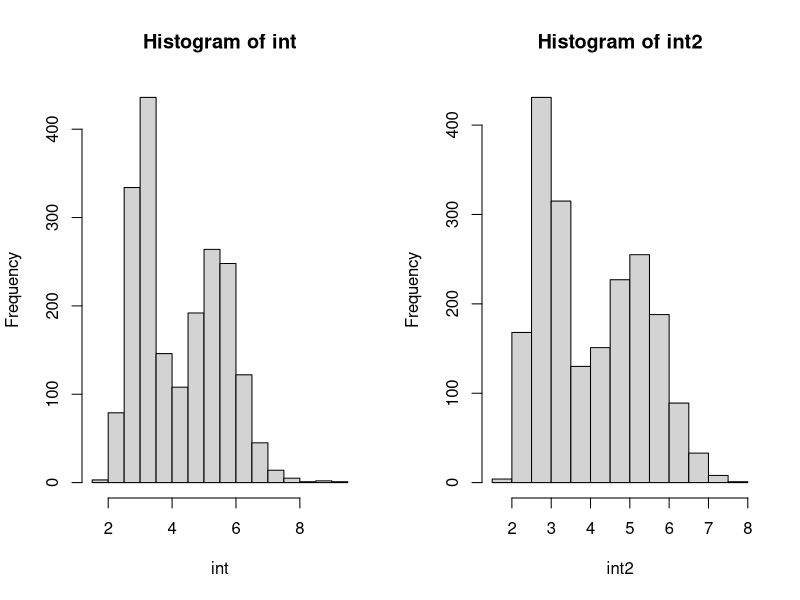
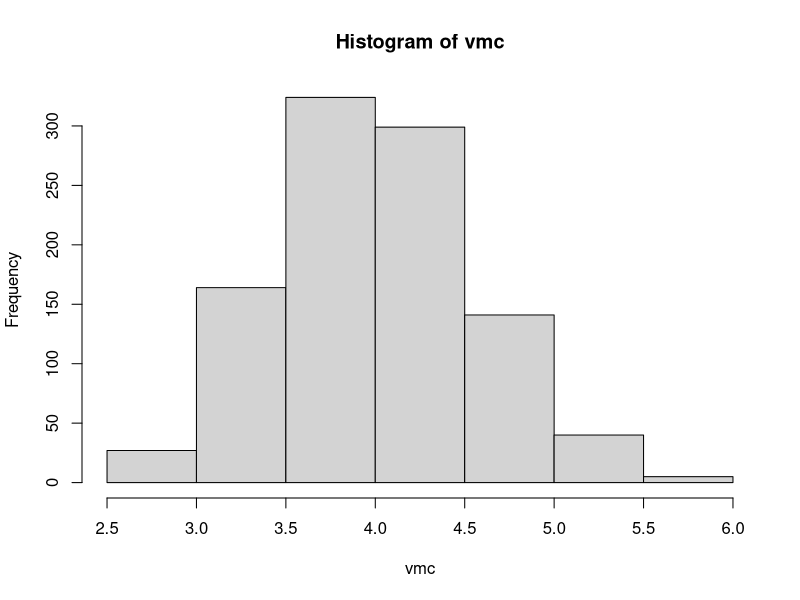
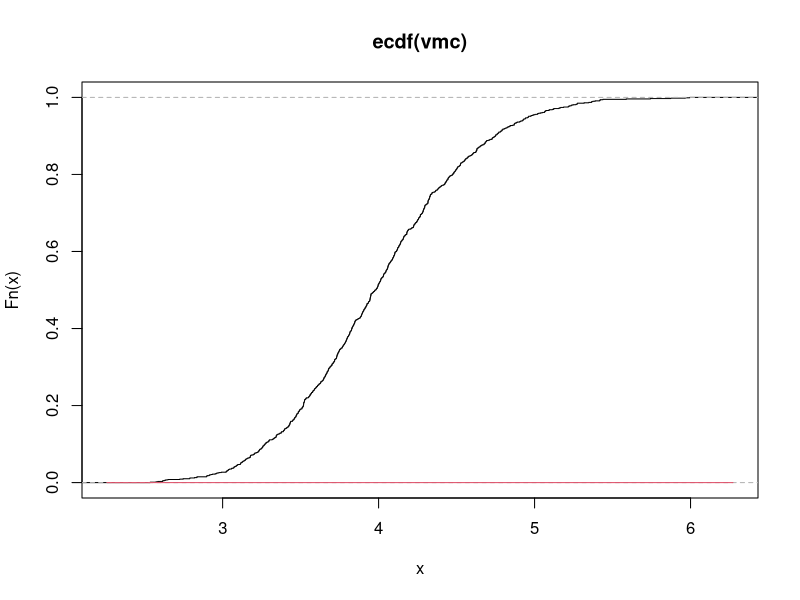
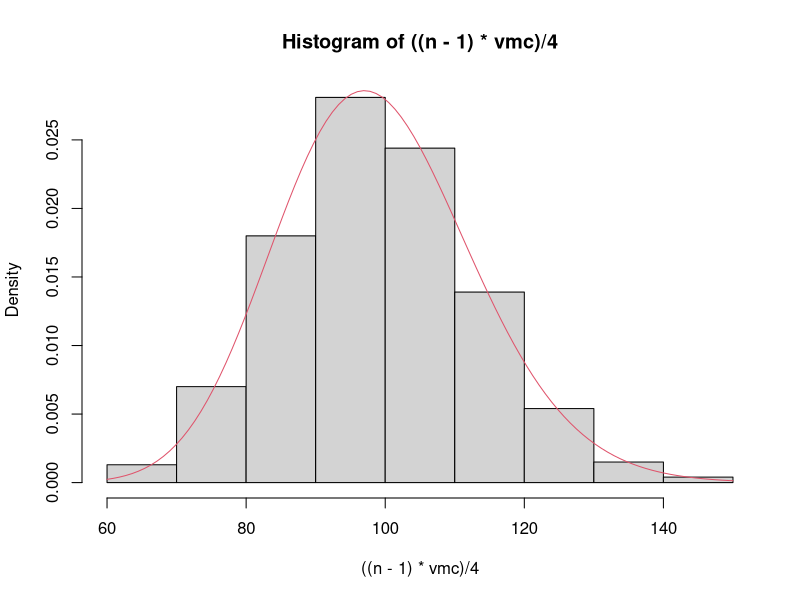
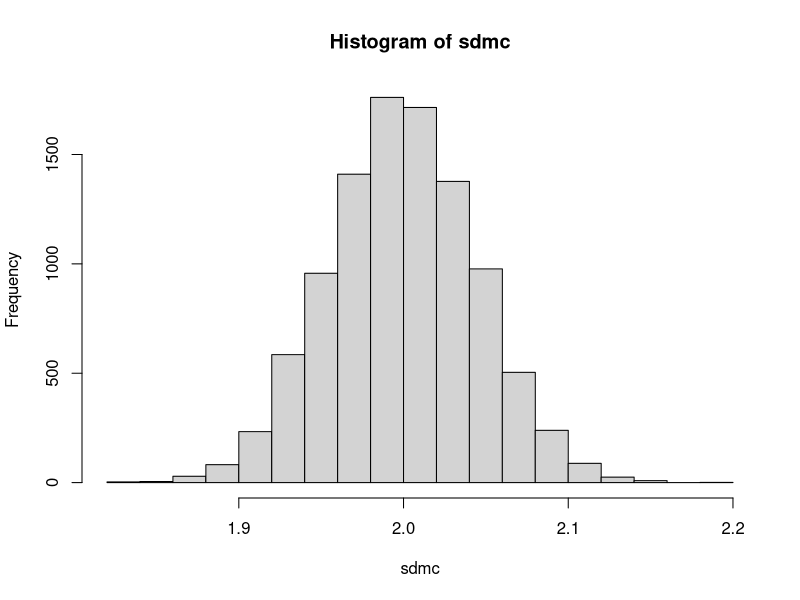

Write R code to recreate these figures, in order.
##======================================================================
## Variâncias de estimadores pontuais
##======================================================================

## ----- simula --------------------------------------------------------
n <- 100
mu <- 12
sigma <- 2
set.seed(123)
x <- rnorm(n, mu, sigma)

## ----- pontuais ------------------------------------------------------
(mx <- mean(x))
(vx <- var(x))
(sdx <- sd(x))

## ----- assintot ------------------------------------------------------
MASS::fitdistr(x, "normal")

## ----- varmedia ------------------------------------------------------
(vm <- vx/n)
(epm <- sdx/sqrt(n))
2/sqrt(n)

## ----- resmedia ------------------------------------------------------
c(mx, epm)

## ----- varvar --------------------------------------------------------
vx
(vv <- (2*vx^2)/(n-1))
(epv <- vx * sqrt(2/(n-1))) # ou sqrt(vv)

## ---- varsd ----------------------------------------------------------
sdx
(vsdx <- (2*sdx^4)/(4*sdx^2*(n-1)))
## (1/(2*sdx))^2 * vv
(epsdx <- sqrt(vsdx))

## ----- resfinal ------------------------------------------------------
MASS::fitdistr(x, "normal")
matrix(c(mx, epm, sdx, epsdx), ncol = 2)

## ----- vies ----------------------------------------------------------

## Corrige vies da estimativa de MV
1.8164807^2 * (n/(n-1))
sqrt(1.8164807^2 * (n/(n-1)))
## Adicoina viés na variância amostral
var(x) * ((n-1)/n)
sqrt(var(x) * ((n-1)/n))

## ----- simula --------------------------------------------------------
n <- 100
mu <- 12
sigma <- 2
set.seed(123)
x <- rnorm(n, mu, sigma)

## Quantis da qui-quadrado
q1 <- qchisq(.025, df = n-1)
q2 <- qchisq(.975, df = n-1)
## Intervalo de 95%
((n-1) * vx)/c(q2,q1)
## Estimativa pontual
vx
(vv <- (2*vx^2)/(n-1))
(2 * sigma^4)/(n - 1)

vx + 1.96 * epv * c(-1,1)

## Transformation invariance
sqrt(((n-1) * vx)/c(q2,q1))
sdx

int <- replicate(1000, expr = {
    x <- rnorm(n, mu, sigma)
    ((n-1) * var(x))/c(q2,q1)
})
int <- t(int)

apply(int, 1, function(x) int[x, 1] < 4 & int[x, 2] > 4)

sum(int[, 1] < 4 & int[, 2] > 4)
sum(int[, 1] < 4 & int[, 2] > 4)/1000

int2 <- replicate(1000, expr = {
    x <- rnorm(n, mu, sigma)
    var(x) + 1.96 * (var(x) * sqrt(2/(n-1))) * c(-1,1)
})
int2 <- t(int2)

sum(int[, 1] < 4 & int[, 2] > 4)/1000
sum(int2[, 1] < 4 & int2[, 2] > 4)/1000

par(mfrow = c(1, 2))
hist(int)
hist(int2)
par(mfrow = c(1, 1))

vmc <- replicate(1000, expr = {
    x <- rnorm(n, mu, sigma)
    var(x)
})
hist(vmc)
quantile(vmc, probs = c(.275, .975))
mean(vmc)

plot(ecdf(vmc))
curve(pchisq(x, n - 1), add = TRUE, col = 2)

hist(((n - 1) * vmc)/4, freq = F)
curve(dchisq(x, n - 1), add = TRUE, col = 2)

sdmc <- replicate(10000, expr = {
    x <- rnorm(1000, mu, sigma)
    sd(x)
})
hist(sdmc)
quantile(sdmc, probs = c(.275, .975))
mean(sdmc)
sd(sdmc)
sd(sdmc)/sqrt(1000)

## Transformation invariance
sqrt(((n-1) * vx)/c(q2,q1))
sdx
sqrt(vx + 1.96 * epv * c(-1,1))



MASS::fitdistr(x, "normal")



## ----- geral ---------------------------------------------------------

## Função densidade da normal
fn <- function(x, mu = 0, sigma = 1){
    (1/(sqrt(2*pi)*sigma)) * exp(-(1/2) * ((x-mu)/sigma)^2)
}
## Testes
fn(1)
dnorm(1)
integrate(fn, 0, 1)
pnorm(1) - pnorm(0)
integrate(fn, -Inf, Inf)

## Função para o primeiro momento da normal (esperança)
fn.mu <- function(x, mu = 0, sigma = 1){
    x * ((1/(sqrt(2*pi)*sigma)) * exp(-(1/2) * ((x-mu)/sigma)^2))
}
## Função para o segundo momento central da normal (variancia)
fn.mu2 <- function(x, mu = 0, sigma = 1){
    (x-mu)^2 * ((1/(sqrt(2*pi)*sigma)) * exp(-(1/2) * ((x-mu)/sigma)^2))
}
## Função para o quarto momento central da normal
fn.mu4 <- function(x, mu = 0, sigma = 1){
    (x-mu)^4 * ((1/(sqrt(2*pi)*sigma)) * exp(-(1/2) * ((x-mu)/sigma)^2))
}

## Média de X pela integral
integrate(fn.mu, lower = -Inf, upper = Inf,
          mu = mean(x), sigma = sd(x))
mean(x)
## Variancia de X pela integral
integrate(fn.mu2, lower = -Inf, upper = Inf,
          mu = mean(x), sigma = sd(x))
var(x)
## Calcula quarto momento central
(mu4 <- integrate(fn.mu4, lower = -Inf, upper = Inf,
          mu = mean(x), sigma = sd(x))$value)
## Deve ser o mesmo que 3\sigma^4
3*sd(x)^4

## Variancia de s^2 na forma geral
(Var.s2 <- (1/n) * (mu4 - (((n-3)/(n-1)) * sd(x)^4)))
## Erro-padrão de s^2
(EP.s2 <- sqrt(Var.s2))

## Variancia de s pelo método delta
(Var.s <- (1/(2*sd(x)))^2 * Var.s2)
## Erro padrão de s
(EP.s <- 1/(2*sd(x)) * EP.s2) # ou
sqrt((1/(2*sd(x)))^2 * Var.s2)

## Conferindo pela fitdistr
sd(x)
MASS::fitdistr(x, "Normal")
